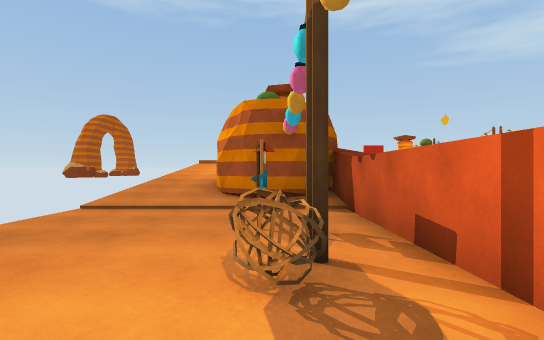
View 1 (above)

12 first-person views from a walk through a scene from a Unity 3-D project. The camera is 1.3 m above the floor, looks level and sees 85° across. The floor is counted in squares, 2 m on a side. Each view is taken from the middle of a square. On the plan, view 1 faces up. The plan holds only what a view shows up to about 9 squares ahead; the rest is blank. The place goes on beyond the plan.

View 2
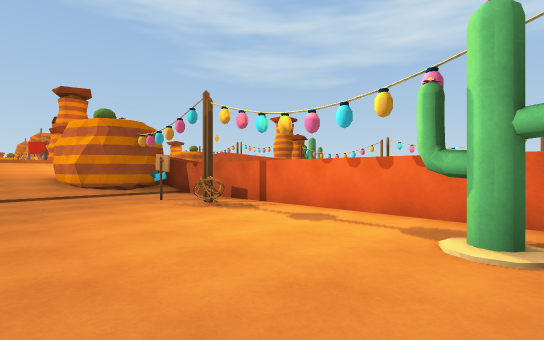

View 3
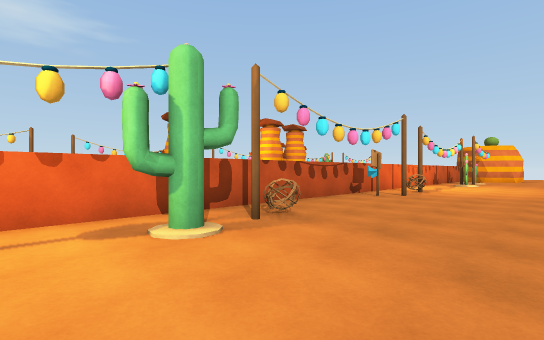

View 4
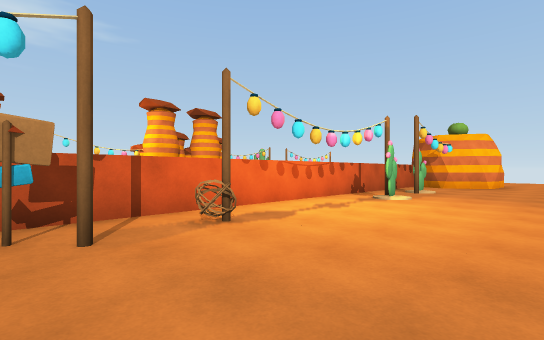

View 5
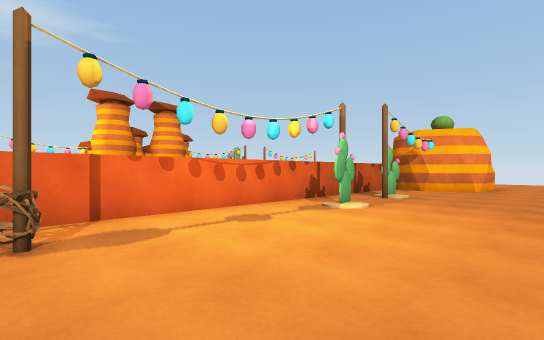

View 6
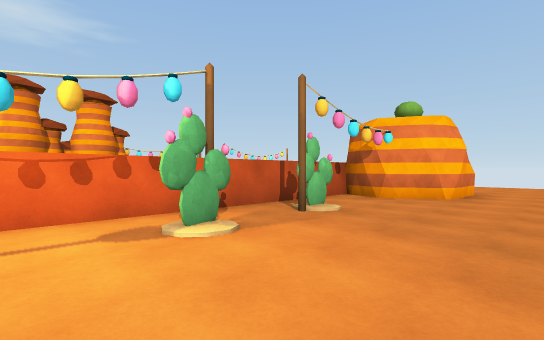

View 7
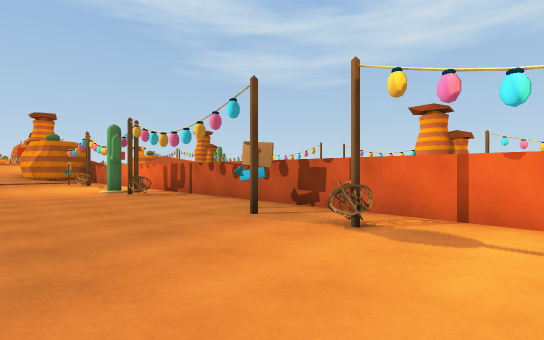

View 8
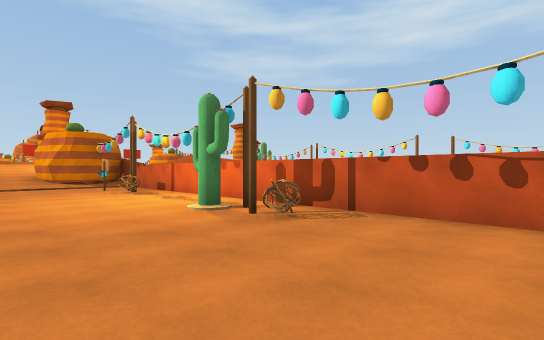

View 9
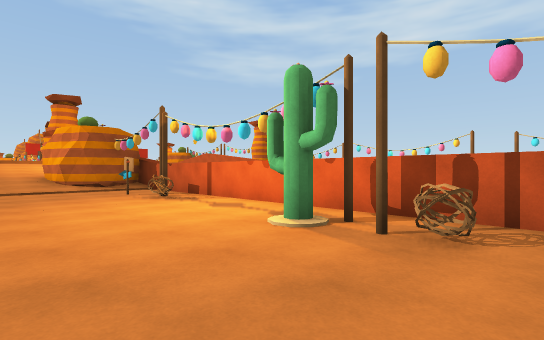

View 10
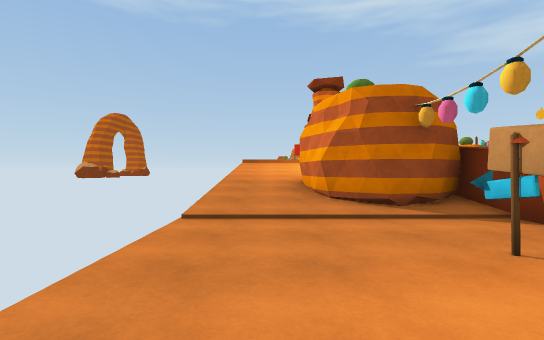

View 11
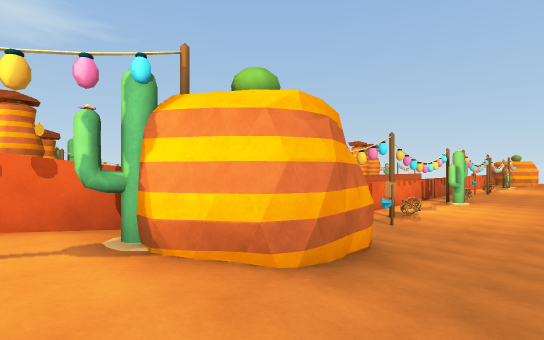

View 12
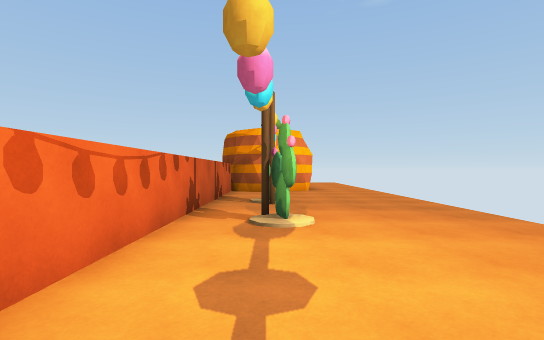

### Floor plan
Key: @ floor where view 1 was taken; # wall or solid block; x gap in a wall; . main floor; : floor 1 m higher than the main floor; + floor 1.25 m higher than the main floor; / step, stairs or slope; O other object.
Columns run from 3 left of view 1 to 2 right of it. Each row starts with its distance up from view 1.
 10 ///+/#
  9 //:O:#
  8 //O#
  7 //##
  6 //O###
  5 /////#
  4 .....#
  3 ...O.#
  2 ...#x#
  1 .....#
  0 ...@.#
 -1 .....#
 -2 ...O.#
 -3 ...O.#
 -4 ...#.#
 -5 .....#
 -6 .....#
 -7 .....#
 -8 ...O.#
 -9 .....#
-10 ...#.#
-11 .....#
-12 .....#
-13 .....#
-14 .....#
-15 ...O.#
-16 .....#
-17 ...O.#
-18 .....#
-19 .....#
-20 ..####

Positions as (right, up) in squares from view 1, and headings:
1: (0, 0), facing up
2: (-3, -3), facing up-right
3: (-3, -1), facing down-right
4: (-3, -8), facing down-right
5: (-3, -10), facing down-right
6: (-3, -13), facing down-right
7: (-3, -12), facing up-right
8: (-3, -7), facing up-right
9: (-3, -5), facing up-right
10: (-2, 1), facing up
11: (-3, 10), facing down-right
12: (0, -11), facing down
